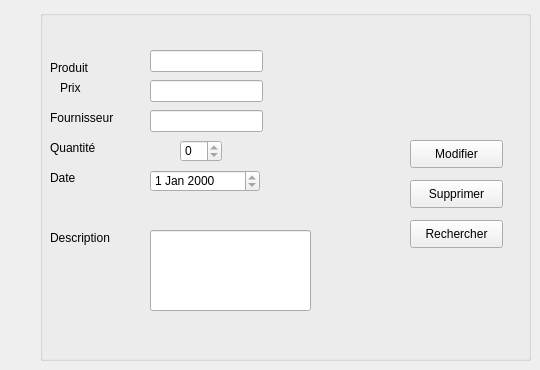
       <widget class="QWidget" name="tab_12">
        <attribute name="title">
         <string>Afficher commande</string>
        </attribute>
        <widget class="QGroupBox" name="groupBox_4">
         <property name="geometry">
          <rect>
           <x>40</x>
           <y>10</y>
           <width>491</width>
           <height>351</height>
          </rect>
         </property>
         <property name="title">
          <string/>
         </property>
         <widget class="QLabel" name="label_25">
          <property name="geometry">
           <rect>
            <x>10</x>
            <y>50</y>
            <width>56</width>
            <height>16</height>
           </rect>
          </property>
          <property name="text">
           <string>Produit</string>
          </property>
         </widget>
         <widget class="QLabel" name="label_26">
          <property name="geometry">
           <rect>
            <x>20</x>
            <y>70</y>
            <width>56</width>
            <height>16</height>
           </rect>
          </property>
          <property name="text">
           <string>Prix</string>
          </property>
         </widget>
         <widget class="QLabel" name="label_27">
          <property name="geometry">
           <rect>
            <x>10</x>
            <y>100</y>
            <width>101</width>
            <height>16</height>
           </rect>
          </property>
          <property name="text">
           <string>Fournisseur</string>
          </property>
         </widget>
         <widget class="QLineEdit" name="lineEdit_21">
          <property name="geometry">
           <rect>
            <x>110</x>
            <y>100</y>
            <width>113</width>
            <height>22</height>
           </rect>
          </property>
         </widget>
         <widget class="QLineEdit" name="lineEdit_22">
          <property name="geometry">
           <rect>
            <x>110</x>
            <y>70</y>
            <width>113</width>
            <height>22</height>
           </rect>
          </property>
          <property name="readOnly">
           <bool>true</bool>
          </property>
         </widget>
         <widget class="QLineEdit" name="lineEdit_23">
          <property name="geometry">
           <rect>
            <x>110</x>
            <y>40</y>
            <width>113</width>
            <height>22</height>
           </rect>
          </property>
          <property name="readOnly">
           <bool>true</bool>
          </property>
         </widget>
         <widget class="QLabel" name="label_28">
          <property name="geometry">
           <rect>
            <x>10</x>
            <y>130</y>
            <width>101</width>
            <height>16</height>
           </rect>
          </property>
          <property name="text">
           <string>Quantité</string>
          </property>
         </widget>
         <widget class="QLabel" name="label_29">
          <property name="geometry">
           <rect>
            <x>10</x>
            <y>160</y>
            <width>71</width>
            <height>16</height>
           </rect>
          </property>
          <property name="text">
           <string>Date</string>
          </property>
         </widget>
         <widget class="QDateEdit" name="dateEdit_2">
          <property name="geometry">
           <rect>
            <x>110</x>
            <y>160</y>
            <width>110</width>
            <height>22</height>
           </rect>
          </property>
          <property name="readOnly">
           <bool>true</bool>
          </property>
         </widget>
         <widget class="QPushButton" name="pushButton_6">
          <property name="geometry">
           <rect>
            <x>370</x>
            <y>130</y>
            <width>93</width>
            <height>28</height>
           </rect>
          </property>
          <property name="text">
           <string>Modifier</string>
          </property>
         </widget>
         <widget class="QSpinBox" name="spinBox_2">
          <property name="geometry">
           <rect>
            <x>140</x>
            <y>130</y>
            <width>42</width>
            <height>22</height>
           </rect>
          </property>
          <property name="readOnly">
           <bool>true</bool>
          </property>
         </widget>
         <widget class="QLabel" name="label_30">
          <property name="geometry">
           <rect>
            <x>10</x>
            <y>220</y>
            <width>71</width>
            <height>16</height>
           </rect>
          </property>
          <property name="text">
           <string>Description</string>
          </property>
         </widget>
         <widget class="QLineEdit" name="lineEdit_24">
          <property name="geometry">
           <rect>
            <x>110</x>
            <y>220</y>
            <width>161</width>
            <height>81</height>
           </rect>
          </property>
         </widget>
         <widget class="QPushButton" name="pushButton_5">
          <property name="geometry">
           <rect>
            <x>370</x>
            <y>170</y>
            <width>93</width>
            <height>28</height>
           </rect>
          </property>
          <property name="text">
           <string>Supprimer</string>
          </property>
         </widget>
         <widget class="QPushButton" name="pushButton_8">
          <property name="geometry">
           <rect>
            <x>370</x>
            <y>210</y>
            <width>93</width>
            <height>28</height>
           </rect>
          </property>
          <property name="text">
           <string>Rechercher</string>
          </property>
         </widget>
        </widget>
       </widget>
